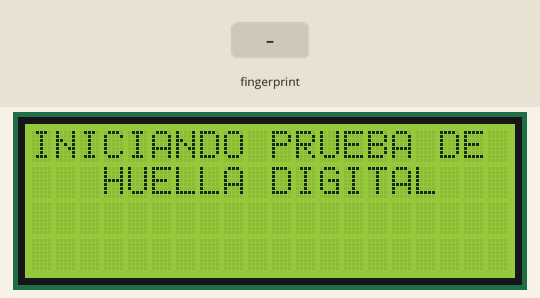
Bench run of a sketch on a simulated Arduino Uno, built with avr-gcc and run on an emulated ATmega328P. On the bench: 20×4 character LCD. The inputs (shaded band) are chosen by the test bench. What the sketch prints to the serial monitor is not drawn.

Above: at 6.3 s.
6.4 s: finger stored as number 1 placed on the sensor
At 7.9 s:
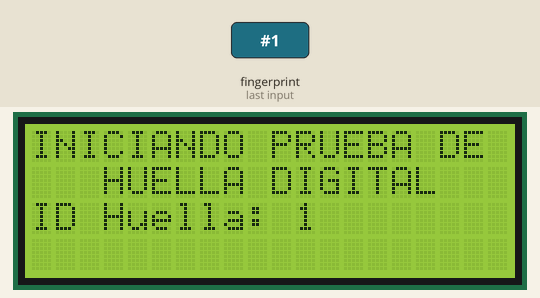
Timing chart, 0 to 9.4 s (numbered marks = the images above; inputs shaded):
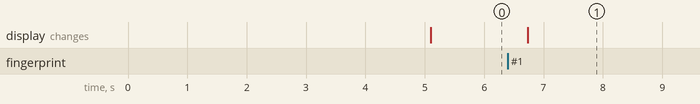

Measured:
- after the input at 6.4 s, the display: changes after 0.34 s (image 1)

The sketch:

PruebaHuellaDIgital.ino
```cpp
#include <Adafruit_Fingerprint.h> //Librería lector huella
#include <SoftwareSerial.h>       //Librería para acceder a la comunicación serial en pines digitales
#include <LiquidCrystal_I2C.h>    //Librería para la pantalla LCD


//////////////////////////// LCD ////////////////////////////
/* Objeto LCD con numero de filas y columnas */
LiquidCrystal_I2C lcd(0x27,20,4);
/* variable para controlar el numero de página en lcd */
int numPagLCD = 0;

//////////////////////// FingerPrint ////////////////////////
/* pines de comunicación */
SoftwareSerial mySerial(16, 17); //tx = 16, rx = 17//
/* Objeto de lector de huella */
Adafruit_Fingerprint finger =  Adafruit_Fingerprint(&mySerial);

void setup() {
  // put your setup code here, to run once:
  ////////// comunicacion serial //////////
  /* inicio de la comunicacion serial */
  Serial.begin(9600);
  delay(1000);
  mySerial.begin(57600);
  delay(1000);
  while (!Serial);
  /*Inicio de comunicación serial de sensor de huella digital*/
  delay(1000);
  finger.begin(57600);
  delay(1000);
  /****** PANTALLA ******/
  /*Inicio del módulo de pantalla.*/
  Serial.println("Iniciando Pantalla LCD");
  lcd.init();
  lcd.backlight();
  lcd.setCursor(0,0); lcd.print("INICIANDO PRUEBA DE ");
  lcd.setCursor(0,1); lcd.print("   HUELLA DIGITAL   ");

  /****** HUELLA DIGITAL ******/
  /*Inicio del sensor de huella digital. Verifica su funcionamiento*/
  Serial.print("Iniciando Sensor de Huella Digital: ");
  if (!finger.verifyPassword()){
    lcd.clear();
    lcd.setCursor(0,1); lcd.print("Error en sensor");
    lcd.setCursor(0,2); lcd.print("huella digital");
    Serial.println("Inicio Fallido!");
  }
  Serial.println("OK");
}

void loop() {
  getIDHuella();
}


void getIDHuella() {
  uint8_t p = finger.getImage();
  if (p != FINGERPRINT_OK)  return;
  p = finger.image2Tz();
  if (p != FINGERPRINT_OK)  {
    lcd.clear();
    lcd.setCursor(0,1);
    lcd.print("Error en leer huella");
    delay(3000);
    lcd.clear();
    numPagLCD = 0;
    return;
  }
  p = finger.fingerFastSearch();
  if (p != FINGERPRINT_OK)  {
    Serial.println("El usuario no existe");
    lcd.clear();
    lcd.setCursor(0,0);
    lcd.print("ERROR en leer huella");
    lcd.setCursor(0,2);
    lcd.print("EL USUARIO NO EXISTE");
    delay(3000);
    lcd.clear();
    return;
  }
  lcd.setCursor(0,2);
  lcd.print("ID Huella: ");
  lcd.print(finger.fingerID);
  Serial.println("ID Huella: ");
  Serial.println(finger.fingerID);
  delay(3000);
}
```
